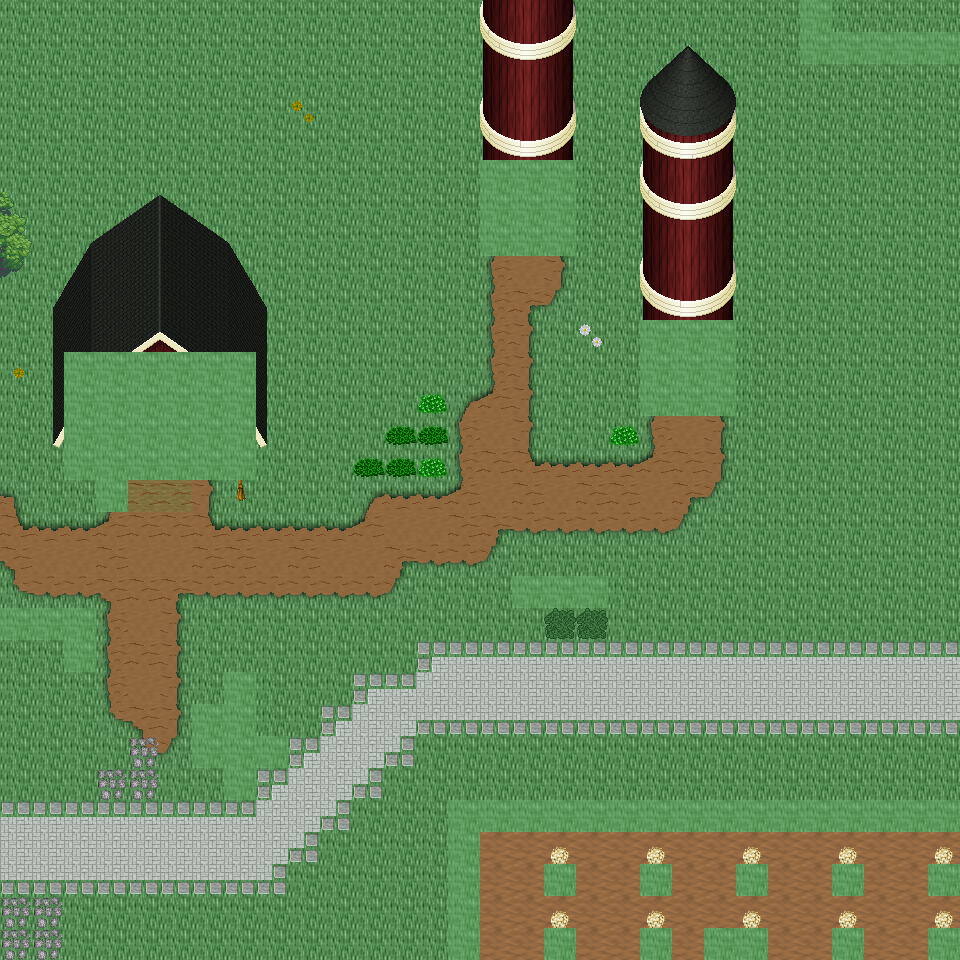

A level layout from a 2D game, rendered from its tile map. Below: a short description, then the map file with tile-grid data replaced by summaries:
An orthogonal 30x30 tile map with 32x32 px tiles, 6 tile layers (Ground, Object, Object2, Above, ...), 49 tilesets and 14 objects (14x mapExit).

<map version="1.0" orientation="orthogonal" renderorder="right-down" width="30" height="30" tilewidth="32" tileheight="32" nextobjectid="15">
  <tileset firstgid="1" name="tileset_ground_ground" tilewidth="32" tileheight="32" tilecount="33" columns="3">
    <image source="../drawable/tileset_ground_ground.png" width="96" height="352" />
  </tileset>
  <tileset firstgid="34" name="tileset_building_wall_old_wood" tilewidth="32" tileheight="32" tilecount="9" columns="3">
    <image source="../drawable/tileset_building_wall_old_wood.png" width="96" height="96" />
  </tileset>
  <tileset firstgid="43" name="tileset_building_fence_fence_wooden" tilewidth="32" tileheight="32" tilecount="12" columns="3">
    <image source="../drawable/tileset_building_fence_fence_wooden.png" width="96" height="128" />
  </tileset>
  <tileset firstgid="55" name="tileset_building_fence_fence_chunky" tilewidth="32" tileheight="32" tilecount="21" columns="3">
    <image source="../drawable/tileset_building_fence_fence_chunky.png" width="96" height="224" />
  </tileset>
  <tileset firstgid="76" name="tileset_plant_stump_stump_brown" tilewidth="32" tileheight="32" tilecount="4" columns="2">
    <image source="../drawable/tileset_plant_stump_stump_brown.png" width="64" height="64" />
  </tileset>
  <tileset firstgid="80" name="tileset_ground_earth_edges" tilewidth="32" tileheight="32" tilecount="18" columns="6">
    <image source="../drawable/tileset_ground_earth_edges.png" width="192" height="96" />
  </tileset>
  <tileset firstgid="98" name="tileset_ground_grass_corners" tilewidth="32" tileheight="32" tilecount="24" columns="6">
    <image source="../drawable/tileset_ground_grass_corners.png" width="192" height="128" />
  </tileset>
  <tileset firstgid="122" name="tileset_ground_grass_edges" tilewidth="32" tileheight="32" tilecount="36" columns="12">
    <image source="../drawable/tileset_ground_grass_edges.png" width="384" height="96" />
  </tileset>
  <tileset firstgid="158" name="tileset_plant_tree_apple_tree" tilewidth="32" tileheight="32" tilecount="9" columns="3">
    <image source="../drawable/tileset_plant_tree_apple_tree.png" width="96" height="96" />
  </tileset>
  <tileset firstgid="167" name="tileset_plant_tree_chestnut_tree" tilewidth="32" tileheight="32" tilecount="20" columns="4">
    <image source="../drawable/tileset_plant_tree_chestnut_tree.png" width="128" height="160" />
  </tileset>
  <tileset firstgid="187" name="tileset_plant_tree_crack_willow" tilewidth="32" tileheight="32" tilecount="20" columns="4">
    <image source="../drawable/tileset_plant_tree_crack_willow.png" width="128" height="160" />
  </tileset>
  <tileset firstgid="207" name="tileset_furniture_chair_bench_iron" tilewidth="32" tileheight="32" tilecount="4" columns="2">
    <image source="../drawable/tileset_furniture_chair_bench_iron.png" width="64" height="64" />
  </tileset>
  <tileset firstgid="211" name="tileset_furniture_chair_bench_iron_reverse" tilewidth="32" tileheight="32" tilecount="4" columns="2">
    <image source="../drawable/tileset_furniture_chair_bench_iron_reverse.png" width="64" height="64" />
  </tileset>
  <tileset firstgid="215" name="tileset_object_hay_cart" tilewidth="32" tileheight="32" tilecount="1" columns="1">
    <image source="../drawable/tileset_object_hay_cart.png" width="32" height="32" />
  </tileset>
  <tileset firstgid="216" name="tileset_building_wall_walls_siding" tilewidth="32" tileheight="32" tilecount="16" columns="4">
    <image source="../drawable/tileset_building_wall_walls_siding.png" width="128" height="128" />
  </tileset>
  <tileset firstgid="232" name="tileset_building_roof_brown" tilewidth="32" tileheight="32" tilecount="20" columns="5">
    <image source="../drawable/tileset_building_roof_brown.png" width="160" height="128" />
  </tileset>
  <tileset firstgid="252" name="tileset_building_door_door" tilewidth="32" tileheight="32" tilecount="6" columns="3">
    <image source="../drawable/tileset_building_door_door.png" width="96" height="64" />
  </tileset>
  <tileset firstgid="258" name="tileset_item_tools" tilewidth="32" tileheight="32" tilecount="9" columns="3">
    <image source="../drawable/tileset_item_tools.png" width="96" height="96" />
  </tileset>
  <tileset firstgid="267" name="tileset_ground_cobbled_paving" tilewidth="32" tileheight="32" tilecount="1" columns="1">
    <image source="../drawable/tileset_ground_cobbled_paving.png" width="32" height="32" />
  </tileset>
  <tileset firstgid="268" name="tileset_item_bazaar_produce" tilewidth="32" tileheight="32" tilecount="4" columns="2">
    <image source="../drawable/tileset_item_bazaar_produce.png" width="64" height="64" />
  </tileset>
  <tileset firstgid="272" name="tileset_item_sacks" tilewidth="32" tileheight="32" tilecount="2" columns="2">
    <image source="../drawable/tileset_item_sacks.png" width="64" height="32" />
  </tileset>
  <tileset firstgid="274" name="tileset_building_barnyard" tilewidth="32" tileheight="32" tilecount="200" columns="8">
    <image source="../drawable/tileset_building_barnyard.png" width="256" height="800" />
  </tileset>
  <tileset firstgid="474" name="tileset_plant_flower_planted_containers" tilewidth="32" tileheight="32" tilecount="16" columns="4">
    <image source="../drawable/tileset_plant_flower_planted_containers.png" width="128" height="128" />
  </tileset>
  <tileset firstgid="490" name="tileset_furniture_chair_wooden_rustic" tilewidth="32" tileheight="32" tilecount="8" columns="4">
    <image source="../drawable/tileset_furniture_chair_wooden_rustic.png" width="128" height="64" />
  </tileset>
  <tileset firstgid="498" name="tileset_furniture_table_brick_base" tilewidth="32" tileheight="32" tilecount="3" columns="3">
    <image source="../drawable/tileset_furniture_table_brick_base.png" width="96" height="32" />
  </tileset>
  <tileset firstgid="501" name="tileset_building_stairs_wooden_stairs" tilewidth="32" tileheight="32" tilecount="9" columns="3">
    <image source="../drawable/tileset_building_stairs_wooden_stairs.png" width="96" height="96" />
  </tileset>
  <tileset firstgid="510" name="tileset_plant_tree_maple_tree" tilewidth="32" tileheight="32" tilecount="72" columns="8">
    <image source="../drawable/tileset_plant_tree_maple_tree.png" width="256" height="288" />
  </tileset>
  <tileset firstgid="582" name="tileset_building_decoration_chimney_big" tilewidth="32" tileheight="32" tilecount="2" columns="1">
    <image source="../drawable/tileset_building_decoration_chimney_big.png" width="32" height="64" />
  </tileset>
  <tileset firstgid="584" name="tileset_logic_item_corn" tilewidth="32" tileheight="32" tilecount="5" columns="5">
    <image source="../drawable/tileset_logic_item_corn.png" width="160" height="32" />
  </tileset>
  <tileset firstgid="589" name="tileset_logic_collision" tilewidth="32" tileheight="32" tilecount="1" columns="1">
    <image source="../drawable/tileset_logic_collision.png" width="32" height="32" />
  </tileset>
  <tileset firstgid="590" name="tileset_plant_bush_bushes" tilewidth="32" tileheight="32" tilecount="10" columns="5">
    <image source="../drawable/tileset_plant_bush_bushes.png" width="160" height="64" />
  </tileset>
  <tileset firstgid="600" name="tileset_logic_item_vegetable" tilewidth="32" tileheight="32" tilecount="13" columns="13">
    <image source="../drawable/tileset_logic_item_vegetable.png" width="256" height="64" />
  </tileset>
  <tileset firstgid="613" name="tileset_plant_flower_daisy_blue" tilewidth="32" tileheight="32" tilecount="8" columns="2">
    <image source="../drawable/tileset_plant_flower_daisy_blue.png" width="64" height="128" />
  </tileset>
  <tileset firstgid="621" name="tileset_plant_flower_daisy_red" tilewidth="32" tileheight="32" tilecount="8" columns="2">
    <image source="../drawable/tileset_plant_flower_daisy_red.png" width="64" height="128" />
  </tileset>
  <tileset firstgid="629" name="tileset_plant_flower_daisy_white" tilewidth="32" tileheight="32" tilecount="8" columns="2">
    <image source="../drawable/tileset_plant_flower_daisy_white.png" width="64" height="128" />
  </tileset>
  <tileset firstgid="637" name="tileset_plant_flower_daisy_yellow" tilewidth="32" tileheight="32" tilecount="8" columns="2">
    <image source="../drawable/tileset_plant_flower_daisy_yellow.png" width="64" height="128" />
  </tileset>
  <tileset firstgid="645" name="tileset_plant_tree_tree_darkgreen" tilewidth="32" tileheight="32" tilecount="88" columns="8">
    <image source="../drawable/tileset_plant_tree_tree_darkgreen.png" width="256" height="352" />
  </tileset>
  <tileset firstgid="733" name="tileset_logic_creature_animal" tilewidth="32" tileheight="32" tilecount="32" columns="8">
    <image source="../drawable/tileset_logic_creature_animal.png" width="256" height="128" />
  </tileset>
  <tileset firstgid="765" name="tileset_logic_creature_rodent" tilewidth="32" tileheight="32" tilecount="8" columns="8">
    <image source="../drawable/tileset_logic_creature_rodent.png" width="256" height="32" />
  </tileset>
  <tileset firstgid="773" name="tileset_logic_creature_farm_animal" tilewidth="32" tileheight="32" tilecount="12" columns="12">
    <image source="../drawable/tileset_logic_creature_farm_animal.png" width="256" height="64" />
  </tileset>
  <tileset firstgid="785" name="tileset_ground_green_paving" tilewidth="32" tileheight="32" tilecount="18" columns="3">
    <image source="../drawable/tileset_ground_green_paving.png" width="96" height="192" />
  </tileset>
  <tileset firstgid="803" name="tileset_logic_protection" tilewidth="32" tileheight="32" tilecount="2" columns="2">
    <image source="../drawable/tileset_logic_protection.png" width="64" height="32" />
  </tileset>
  <tileset firstgid="805" name="tileset_item_hen_nest" tilewidth="32" tileheight="32" tilecount="1" columns="1">
    <image source="../drawable/tileset_item_hen_nest.png" width="32" height="32" />
  </tileset>
  <tileset firstgid="806" name="tileset_logic_item_dairy" tilewidth="32" tileheight="32" tilecount="1" columns="1">
    <image source="../drawable/tileset_logic_item_dairy.png" width="32" height="32" />
  </tileset>
  <tileset firstgid="807" name="tileset_light_door_light_ew" tilewidth="32" tileheight="32" tilecount="18" columns="6">
    <image source="../drawable/tileset_light_door_light_ew.png" width="192" height="96" />
  </tileset>
  <tileset firstgid="825" name="tileset_light_door_light" tilewidth="32" tileheight="32" tilecount="12" columns="3">
    <image source="../drawable/tileset_light_door_light.png" width="96" height="128" />
  </tileset>
  <tileset firstgid="837" name="tileset_item_firewood" tilewidth="32" tileheight="32" tilecount="12" columns="3">
    <image source="../drawable/tileset_item_firewood.png" width="96" height="128" />
  </tileset>
  <tileset firstgid="849" name="tileset_furniture_sink_manger" tilewidth="32" tileheight="32" tilecount="18" columns="6">
    <image source="../drawable/tileset_furniture_sink_manger.png" width="192" height="96" />
  </tileset>
  <tileset firstgid="867" name="tileset_logic_creature_fowl" tilewidth="32" tileheight="32" tilecount="6" columns="6">
    <image source="../drawable/tileset_logic_creature_fowl.png" width="192" height="32" />
  </tileset>
  <layer name="Ground" width="30" height="30">
    <data>[900 cells, 900 non-empty, 4 distinct tile ids]</data>
  </layer>
  <layer name="Object" width="30" height="30">
    <data>[900 cells, 278 non-empty, 52 distinct tile ids]</data>
  </layer>
  <layer name="Object2" width="30" height="30">
    <data>[900 cells, 45 non-empty, 33 distinct tile ids]</data>
  </layer>
  <layer name="Above" width="30" height="30">
    <data>[900 cells, 95 non-empty, 70 distinct tile ids]</data>
  </layer>
  <layer name="Above2" width="30" height="30">
    <data>[900 cells, 0 non-empty, 0 distinct tile ids]</data>
  </layer>
  <layer name="Walkable" width="30" height="30">
    <data>[900 cells, 94 non-empty, 1 distinct tile ids]</data>
  </layer>
  <objectgroup name="MapEvents">
    <object id="1" name="north" type="mapExit" x="0" y="0" width="800" height="32">
      <properties>
        <property name="map" value="level_0_x155_y43" />
        <property name="x" value="0" />
        <property name="y" value="28" />
      </properties>
    </object>
    <object id="2" name="north2" type="mapExit" x="832" y="0" width="128" height="32">
      <properties>
        <property name="map" value="level_0_x155_y43" />
        <property name="x" value="26" />
        <property name="y" value="28" />
      </properties>
    </object>
    <object id="3" name="south" type="mapExit" x="0" y="928" width="448" height="32">
      <properties>
        <property name="map" value="level_0_x155_y45" />
        <property name="x" value="0" />
        <property name="y" value="1" />
      </properties>
    </object>
    <object id="4" name="south2" type="mapExit" x="480" y="928" width="64" height="32">
      <properties>
        <property name="map" value="level_0_x155_y45" />
        <property name="x" value="15" />
        <property name="y" value="1" />
      </properties>
    </object>
    <object id="5" name="south3" type="mapExit" x="576" y="928" width="64" height="32">
      <properties>
        <property name="map" value="level_0_x155_y45" />
        <property name="x" value="18" />
        <property name="y" value="1" />
      </properties>
    </object>
    <object id="6" name="south4" type="mapExit" x="672" y="928" width="32" height="32">
      <properties>
        <property name="map" value="level_0_x155_y45" />
        <property name="x" value="21" />
        <property name="y" value="1" />
      </properties>
    </object>
    <object id="7" name="south5" type="mapExit" x="768" y="928" width="64" height="32">
      <properties>
        <property name="map" value="level_0_x155_y45" />
        <property name="x" value="24" />
        <property name="y" value="1" />
      </properties>
    </object>
    <object id="8" name="south6" type="mapExit" x="864" y="928" width="64" height="32">
      <properties>
        <property name="map" value="level_0_x155_y45" />
        <property name="x" value="27" />
        <property name="y" value="1" />
      </properties>
    </object>
    <object id="9" name="west" type="mapExit" x="0" y="0" width="32" height="608">
      <properties>
        <property name="map" value="level_0_x154_y44" />
        <property name="x" value="28" />
        <property name="y" value="0" />
      </properties>
    </object>
    <object id="10" name="west2" type="mapExit" x="0" y="640" width="32" height="320">
      <properties>
        <property name="map" value="level_0_x154_y44" />
        <property name="x" value="28" />
        <property name="y" value="20" />
      </properties>
    </object>
    <object id="11" name="east" type="mapExit" x="928" y="0" width="32" height="32">
      <properties>
        <property name="map" value="level_0_x156_y44" />
        <property name="x" value="1" />
        <property name="y" value="0" />
      </properties>
    </object>
    <object id="12" name="east2" type="mapExit" x="928" y="64" width="32" height="736">
      <properties>
        <property name="map" value="level_0_x156_y44" />
        <property name="x" value="1" />
        <property name="y" value="2" />
      </properties>
    </object>
    <object id="13" name="east3" type="mapExit" x="928" y="832" width="32" height="32">
      <properties>
        <property name="map" value="level_0_x156_y44" />
        <property name="x" value="1" />
        <property name="y" value="26" />
      </properties>
    </object>
    <object id="14" name="east4" type="mapExit" x="928" y="896" width="32" height="32">
      <properties>
        <property name="map" value="level_0_x156_y44" />
        <property name="x" value="1" />
        <property name="y" value="28" />
      </properties>
    </object>
  </objectgroup>
</map>
